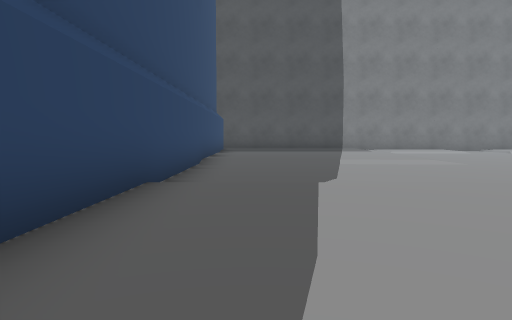
view 1 (above)

13 first-person views from a walk through a Unity game level. The camera is 0.59 m above the floor, tilts 4° down and sees 75° across. The floor is counted in squares, 1 m on a side. Each view is taken from the middle of a square. On the plan, view 1 faces up. The plan holds only what a view shows up to about 9 squares ahead; the rest is blank. The place goes on beyond the plan. The player is left out.

view 2
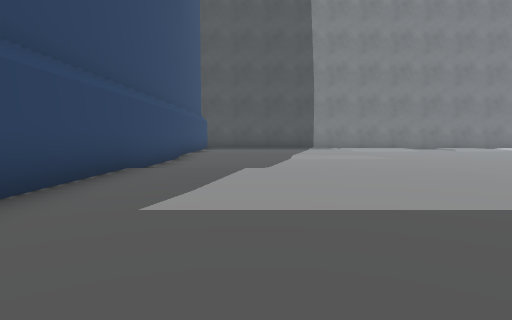

view 3
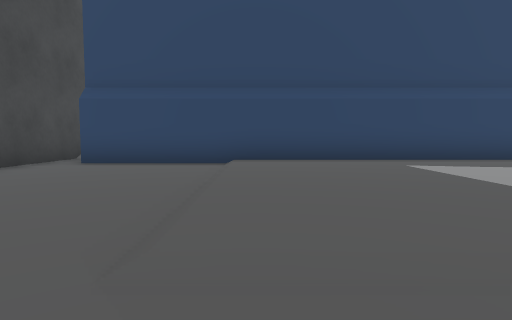

view 4
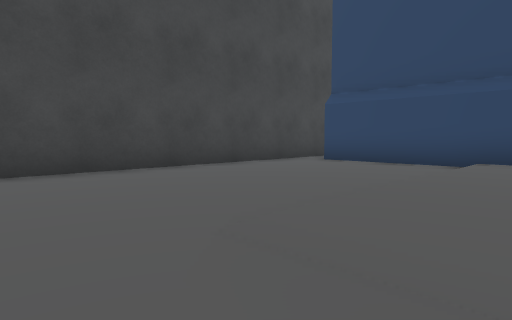

view 5
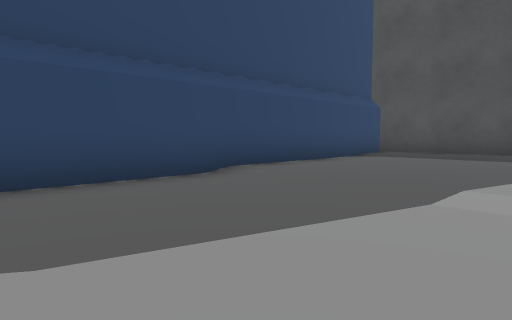

view 6
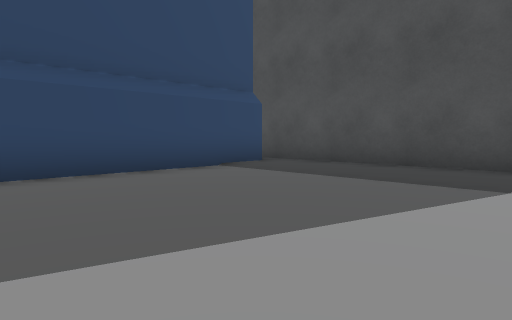

view 7
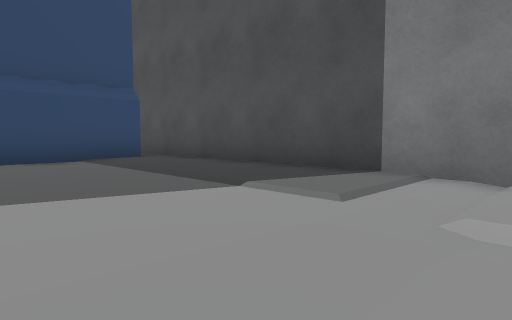

view 8
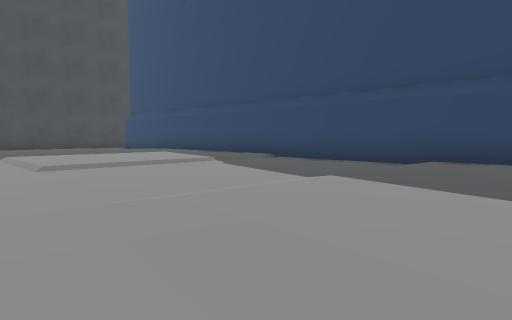

view 9
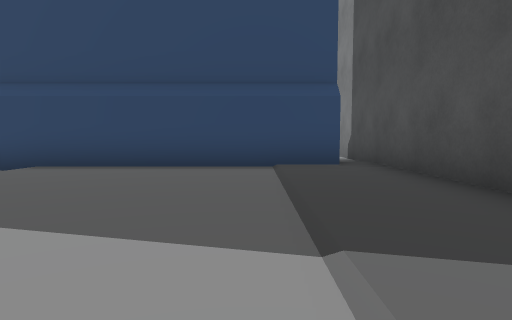

view 10
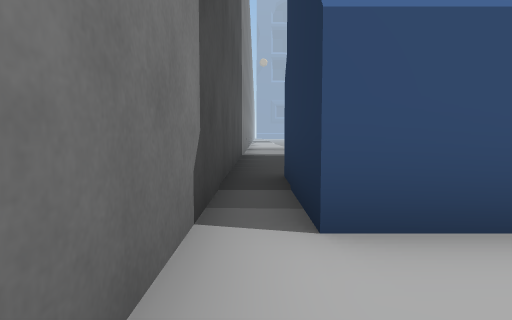

view 11
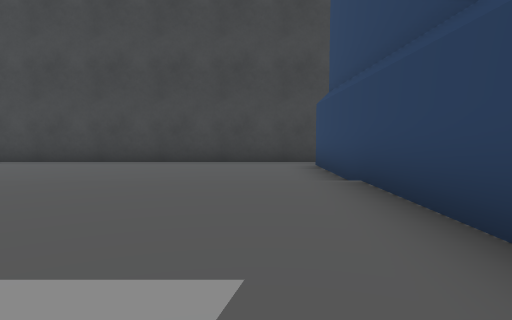

view 12
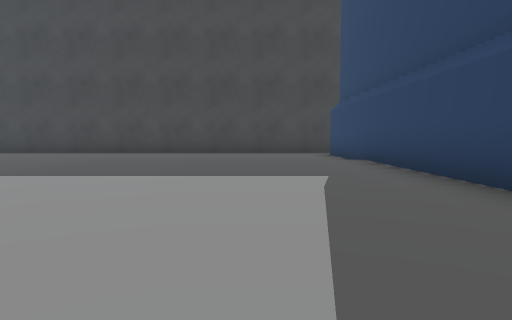

view 13
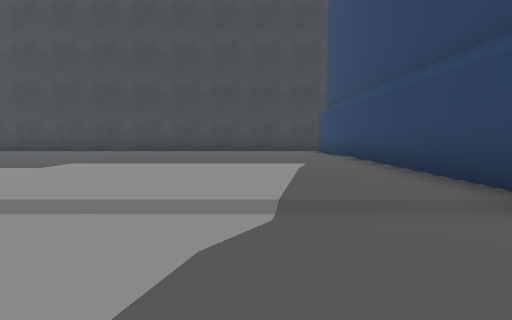

### Floor plan
Points are (right, up) in squares from view 1. A wall is a line through its corners. A room is listed if a view was taken in it or the views show most of it. See-through windows are left out.
Room 1 (views 1, 2, 3, 4, 5, 6, 7, 8, 9, 11, 12, 13)
walls: (5.5, 15.4) (-4.5, 15.4); (-4, 14.6) (-1.4, 14.6) (-1.4, -6); (-3.1, -6.8) (6.5, -6.8)
ways out: opening at (-4, 15) to room 2
Room 2 (view 10)
walls: (-4, 13.4) (-4, 14.6); (-4.5, 15.4) (-5.5, 15.4)
ways out: opening at (-4, 15) to room 1

Positions as (right, up) in squares from view 1, and headings:
1: (0, 0), facing up
2: (1, -2), facing up
3: (6, -2), facing left
4: (6, -1), facing down-left
5: (3, 5), facing up-left
6: (4, 9), facing up-left
7: (6, 11), facing up-left
8: (6, 11), facing down-left
9: (5, 13), facing left
10: (-6, 15), facing right
11: (0, 2), facing down
12: (1, 5), facing down
13: (1, 7), facing down
